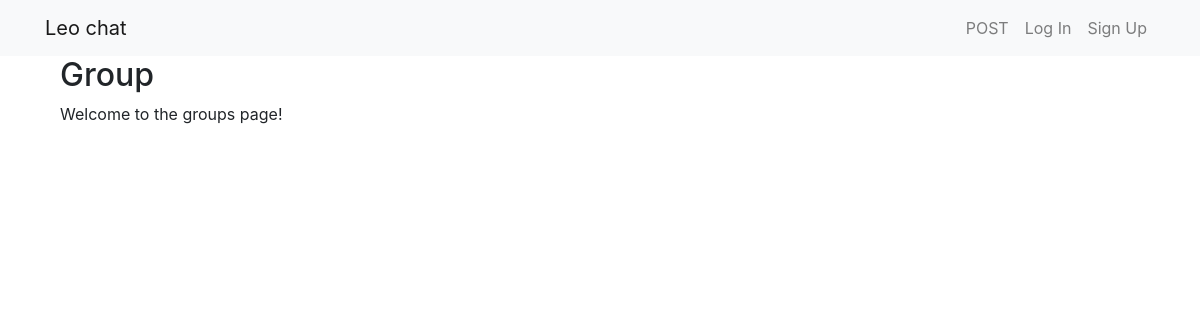
The page /groups/ on the database as committed earlier.
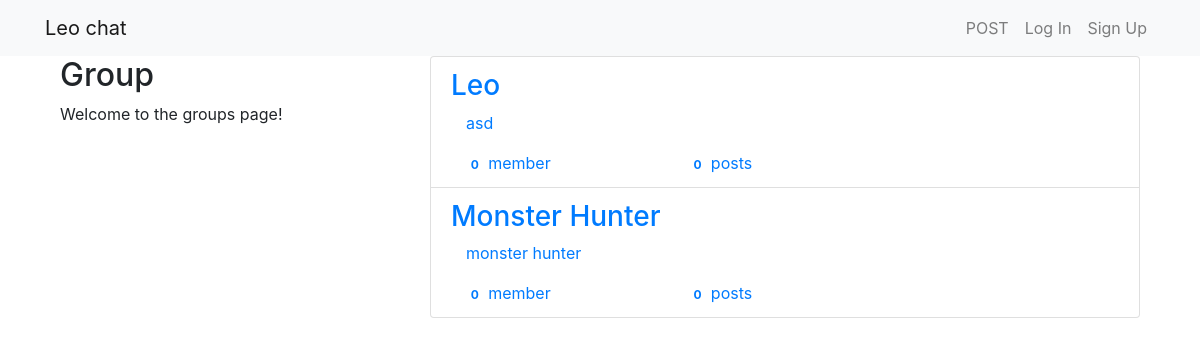
The same page on the database as committed later.
### groups/models.py (models this page shows, shortened)
class Group(models.Model):
    name = models.CharField(max_length=255, unique=True)
    slug = models.SlugField(allow_unicode=True, unique=True)
    description = models.TextField(blank=True, default='')
    description_html = models.TextField(editable=False, default='', blank=True)
    members = models.ManyToManyField(User, through='GroupMember')
    class Meta:
        ordering = ['name']

### groups/views.py (the view)
# urls.py: path('', views.ListGroups.as_view(), name='all'),
class ListGroups(generic.ListView):
    model = Group

### groups/templates/groups/group_list.html (shortened to what this page needs)
{% extends "groups/group_base.html" %}
{% block pregroup %}
<div class="col-md-4">
    <div class="content">
        <h2>Group</h2>
        <p>Welcome to the groups page!</p>
    </div>
</div>
{% endblock %}
{% block group_content %}
<div class="col-md-8">
    <div class="list-group">
        {% for group in object_list %}
        <a class="list-group-item" href="{% url 'groups:single' slug=group.slug %}">
            <h3 class="title list-group-item-heading">{{group.name}}</h3>
            <div class="list-group-item-text container-fluid">
                {{group.description_html|safe}}
                <div class="row">
                    <div class="col-md-4">
                        <span class="badge">{{group.members.count}}</span>
                        member{{group.member.count|pluralize}}
                    </div>
                    <div class="col-md-4">
                        <span class="badge">{{group.posts.count}}</span>
                        post{{group.posts.count|pluralize}}
                    </div>
                </div>
            </div>
        </a>
        {% endfor %}
    </div>
</div>
{% endblock %}

### groups/templates/groups/group_base.html (shortened to what this page needs)
{% extends "base.html" %}
{% block content %}
<div class="container">
    <div class="row">
        {% block pregroup %}{% endblock %}
        {% block group_content %}{% endblock %}
    </div>
</div>
{% endblock %}

### templates/base.html (shortened to what this page needs)
<!DOCTYPE html>
{% load staticfiles %}
<head>
    <link rel="stylesheet" href="https://maxcdn.bootstrapcdn.com/bootstrap/4.0.0/css/bootstrap.min.css">
</head>
<body>
    <nav class="navbar navbar-expand-lg navbar-light bg-light">
        <div class="container">
            <a class="navbar-brand mynav" href="{% url 'home' %}">Leo chat</a>
            <ul class="navbar-nav">
                {% if user.is_authenticated%}
                    <li class="nav-item"><a class="nav-link" href="{% url 'posts:create' %}">POST</a></li>
                    <li class="nav-item"><a class="nav-link" href="{% url 'groups:all' %}">GROUP</a></li>
                    <li class="nav-item"><a class="nav-link" href="{% url 'groups:create' %}">CREATE GROUP</a></li>
                    <li class="nav-item"><a class="nav-link" href="{% url 'accounts:logout'%}">Log Out</a></li>
                {% else %}
                    <li class="nav-item"><a class="nav-link" href="{% url 'posts:all' %}">POST</a></li>
                    <li class="nav-item"><a class="nav-link" href="{% url 'accounts:login'%}">Log In</a></li>
                    <li class="nav-item"><a class="nav-link" href="{% url 'accounts:signup'%}">Sign Up</a></li>
                {% endif %}
            </ul>
        </div>
    </nav>
    <div class="container mycontent">
        {% block content %}
        {% endblock %}
    </div>
</body>
</html>

Rows that differ between the two databases and show on the page:
added Group: name "Leo", description_html "asd", members.count "0", posts.count "0"
added Group: name "Monster Hunter", description_html "monster hunter", members.count "0", posts.count "0"
